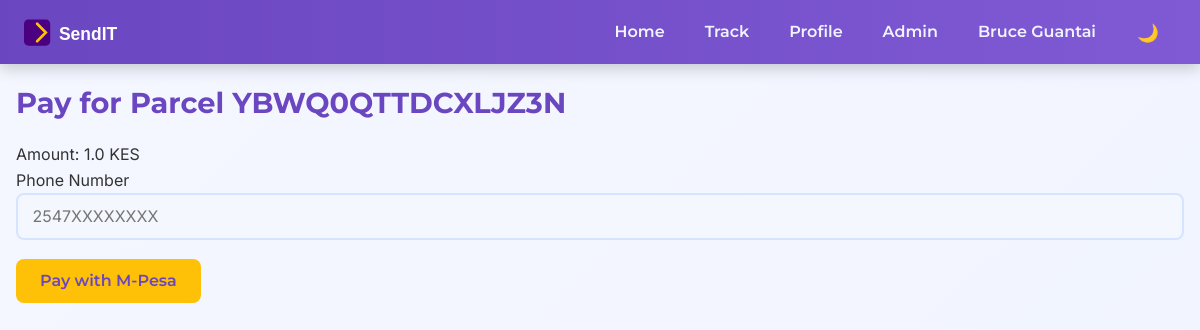
Screenshot of /pay/2 (signed in) with the database file from the repository.
### models.py (models this page shows)
    class User(db.Model, UserMixin):
        id = db.Column(db.Integer, primary_key=True)
        username = db.Column(db.String(80), unique=True, nullable=False)
        email = db.Column(db.String(120), unique=True, nullable=False)
        password = db.Column(db.String(255), nullable=False)
        is_admin = db.Column(db.Boolean, default=False)
        parcels = db.relationship('Parcel', backref='user', lazy=True)

    class Parcel(db.Model):
        id = db.Column(db.Integer, primary_key=True)
        pickup = db.Column(db.String(255), nullable=False)
        destination = db.Column(db.String(255), nullable=False)
        weight = db.Column(db.Float, nullable=False)
        distance = db.Column(db.Float, nullable=False)
        cost = db.Column(db.Float, nullable=False)
        user_id = db.Column(db.Integer, db.ForeignKey('user.id'), nullable=False)
        tracking_number = db.Column(db.String(16), unique=True, nullable=False)
        status = db.Column(db.String(20), nullable=False, default='Pending')
        current_location = db.Column(db.String(255))
        created_at = db.Column(db.DateTime, nullable=False, default=datetime.utcnow)
        tracking_history = db.Column(JSON, nullable=False, default=[])
        payments = db.relationship('Payment', backref='parcel', lazy=True)

### app.py (the view, shortened to what this page needs)
    @app.route('/pay/<int:parcel_id>', methods=['GET', 'POST'])
    @login_required
    def pay(parcel_id):
        from forms import PaymentForm
        parcel = Parcel.query.get_or_404(parcel_id)
        if parcel.user_id != current_user.id:
            flash('Unauthorized access.', 'danger')
            return redirect(url_for('main.index'))
        form = PaymentForm()
        return render_template('pay.html', parcel=parcel, form=form)

### forms.py
class PaymentForm(FlaskForm):
    phone_number = StringField(
        'Phone Number',
        validators=[
            DataRequired(),
            Regexp('^254[0-9]{9}$', message='Phone number must start with 254 and be 12 digits long (e.g., 254712345678).')
        ]
    )
    submit = SubmitField('Pay with M-Pesa')

### templates/pay.html (shortened to what this page needs)
<!DOCTYPE html>
<html lang="en">
<head>
    <link rel="stylesheet" href="{{ url_for('static', filename='style.css') }}">
</head>
<body class="{{ session.get('theme', 'light') }}-mode">
    {% include 'base.html' %}
    <div class="container">
        <h1>Pay for Parcel {{ parcel.tracking_number }}</h1>
        <p>Amount: {{ parcel.cost }} KES</p>
        <form method="POST" action="{{ url_for('pay', parcel_id=parcel.id) }}">
            <div class="form-group">
                {{ form.phone_number.label }}
                {{ form.phone_number(class="form-control", placeholder="2547XXXXXXXX") }}
            </div>
            {{ form.submit(class="btn btn-primary") }}
        </form>
    </div>
</body>
</html>

### templates/base.html (shortened to what this page needs)
<!DOCTYPE html>
<html lang="en">
<head>
    <link rel="stylesheet" href="{{ url_for('static', filename='style.css') }}">
</head>
<body class="light-theme">
    <nav class="nav">
        <img src="{{ url_for('static', filename='logo.svg') }}" alt="SendIT Logo" class="nav-logo">
        <ul class="nav-links">
            <li><a href="{{ url_for('main.index') }}" {% if request.endpoint == 'index' %}class="active"{% endif %}>Home</a></li>
            <li><a href="{{ url_for('main.track') }}" {% if request.endpoint == 'track' %}class="active"{% endif %}>Track</a></li>
            {% if current_user.is_authenticated %}
                <li><a href="{{ url_for('main.profile') }}" {% if request.endpoint == 'profile' %}class="active"{% endif %}>Profile</a></li>
                {% if current_user.is_admin %}
                    <li><a href="{{ url_for('main.admin') }}" {% if request.endpoint == 'admin' %}class="active"{% endif %}>Admin</a></li>
                {% endif %}
                <li>
                    <span class="nav-username">{{ current_user.username }}</span>
                </li>
                <li>
                    <button id="theme-toggle" class="btn btn-small btn-theme-toggle" title="Toggle Theme">
                        <span class="theme-icon">🌙</span>
                    </button>
                </li>
            {% endif %}
        </ul>
    </nav>
</body>
</html>

### static/style.css (style rules this page uses)
* { margin: 0; padding: 0; box-sizing: border-box; font-family: 'Inter', sans-serif; touch-action: manipulation; }
body { background: linear-gradient(135deg, #f5f7ff 0%, #f0f4ff 100%); color: #333333; min-height: 100vh; line-height: 1.6; overflow-x: hidden; }
.nav { background: linear-gradient(90deg, #6b46c1 0%, #805ad5 100%); position: fixed; top: 0; left: 0; right: 0; padding: 0.75rem 1.5rem; display: flex; justify-content: space-between; align-items: center; box-shadow: 0 4px 15px rgba(0, 0, 0, 0.2); z-index: 1000; animation: fadeIn 0.5s ease-in; }
.nav-logo { height: 35px; transition: transform 0.3s ease; }
.nav-links { list-style: none; display: flex; gap: 1.5rem; align-items: center; }
.nav-links a { color: #f0f4ff; text-decoration: none; font-family: 'Montserrat', sans-serif; font-size: clamp(0.9rem, 2.5vw, 1rem); font-weight: 600; padding: 0.5rem; position: relative; transition: color 0.3s ease, transform 0.3s ease; }
.nav-username { color: #f0f4ff; font-family: 'Montserrat', sans-serif; font-size: clamp(0.9rem, 2.5vw, 1rem); font-weight: 600; padding: 0.5rem; cursor: pointer; transition: color 0.3s ease; }
.btn-theme-toggle { background: transparent; border: 1px solid #f0f4ff; color: #f0f4ff; font-family: 'Montserrat', sans-serif; font-size: clamp(0.9rem, 2.5vw, 1rem); font-weight: 600; padding: 0.5rem; border-radius: 8px; display: flex; align-items: center; justify-content: center; width: 40px; height: 40px; transition: color 0.3s ease, border-color 0.3s ease, transform 0.3s ease; }
.btn-theme-toggle .theme-icon { font-size: clamp(1rem, 2.5vw, 1.1rem); }
.container { max-width: 100%; width: min(1280px, 100vw); margin: 5rem auto 1rem; padding: 0 1rem; }
h1, h2 { font-family: 'Montserrat', sans-serif; color: #6b46c1; font-weight: 700; margin-bottom: 1rem; }
h1 { font-size: clamp(1.5rem, 5vw, 1.8rem); }
.form-group { position: relative; margin-bottom: 1.2rem; }
.form-control { width: 100%; padding: 0.7rem 0.9rem; border: 2px solid #d6e4ff; border-radius: 8px; font-size: clamp(0.9rem, 2.5vw, 1rem); background: #f5f7ff; transition: border-color 0.3s ease, box-shadow 0.3s ease; }
.btn { padding: 0.7rem 1.5rem; border: none; border-radius: 8px; font-family: 'Montserrat', sans-serif; font-size: clamp(0.9rem, 2.5vw, 1rem); font-weight: 600; cursor: pointer; transition: background 0.3s ease, transform 0.3s ease, box-shadow 0.3s ease; margin-right: 0.5rem; min-height: 44px; }
.btn-primary { background: #FFC107; color: #6b46c1; }
.btn-small { padding: 0.5rem 1rem; font-size: clamp(0.85rem, 2vw, 0.9rem); min-height: 36px; }

### rows the page displays
User: username "Bruce Guantai"
Parcel: tracking_number "YBWQ0QTTDCXLJZ3N", cost "1.0"
